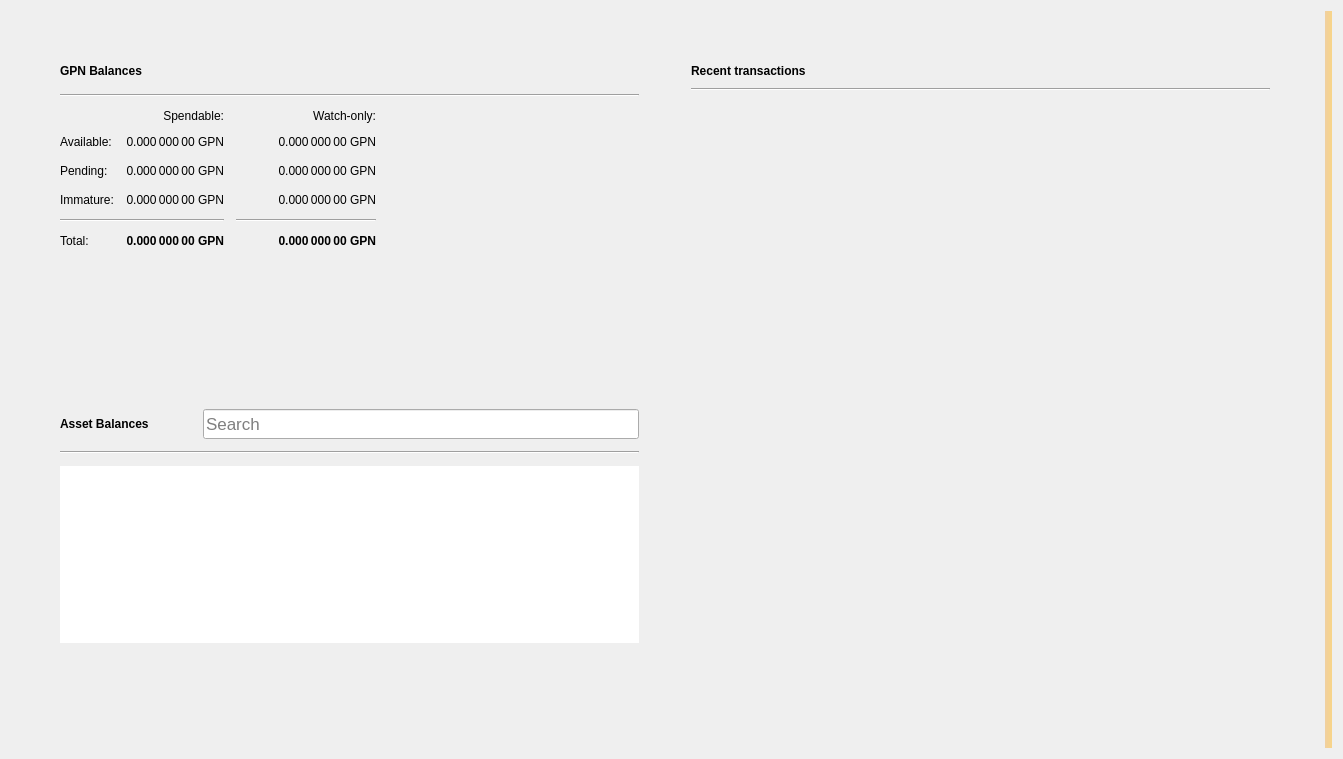
<?xml version="1.0" encoding="UTF-8"?>
<ui version="4.0">
 <class>OverviewPage</class>
 <widget class="QWidget" name="OverviewPage">
  <property name="geometry">
   <rect>
    <x>0</x>
    <y>0</y>
    <width>1343</width>
    <height>759</height>
   </rect>
  </property>
  <property name="windowTitle">
   <string>Form</string>
  </property>
  <property name="autoFillBackground">
   <bool>false</bool>
  </property>
  <layout class="QGridLayout" name="gridLayout_3">
   <item row="0" column="1">
    <layout class="QVBoxLayout" name="verticalLayout_7">
     <property name="spacing">
      <number>0</number>
     </property>
     <property name="leftMargin">
      <number>0</number>
     </property>
     <property name="topMargin">
      <number>0</number>
     </property>
     <property name="rightMargin">
      <number>0</number>
     </property>
     <property name="bottomMargin">
      <number>0</number>
     </property>
     <item>
      <layout class="QHBoxLayout" name="horizontalLayout" stretch="0,0">
       <property name="spacing">
        <number>34</number>
       </property>
       <property name="sizeConstraint">
        <enum>QLayout::SetMaximumSize</enum>
       </property>
       <property name="leftMargin">
        <number>40</number>
       </property>
       <property name="topMargin">
        <number>40</number>
       </property>
       <property name="rightMargin">
        <number>40</number>
       </property>
       <property name="bottomMargin">
        <number>40</number>
       </property>
       <item>
        <layout class="QVBoxLayout" name="verticalLayout_2">
         <property name="spacing">
          <number>34</number>
         </property>
         <property name="rightMargin">
          <number>0</number>
         </property>
         <item>
          <widget class="QFrame" name="frame">
           <property name="sizePolicy">
            <sizepolicy hsizetype="Preferred" vsizetype="Preferred">
             <horstretch>0</horstretch>
             <verstretch>0</verstretch>
            </sizepolicy>
           </property>
           <property name="frameShape">
            <enum>QFrame::NoFrame</enum>
           </property>
           <property name="frameShadow">
            <enum>QFrame::Raised</enum>
           </property>
           <property name="lineWidth">
            <number>10</number>
           </property>
           <layout class="QVBoxLayout" name="verticalLayout_4">
            <property name="spacing">
             <number>12</number>
            </property>
            <item>
             <layout class="QHBoxLayout" name="horizontalLayout_4">
              <item>
               <widget class="QLabel" name="gamepassBalancesLabel">
                <property name="font">
                 <font>
                  <weight>75</weight>
                  <bold>true</bold>
                 </font>
                </property>
                <property name="text">
                 <string>GPN Balances</string>
                </property>
               </widget>
              </item>
              <item>
               <widget class="QPushButton" name="labelWalletStatus">
                <property name="enabled">
                 <bool>true</bool>
                </property>
                <property name="maximumSize">
                 <size>
                  <width>30</width>
                  <height>16777215</height>
                 </size>
                </property>
                <property name="toolTip">
                 <string>The displayed information may be out of date. Your wallet automatically synchronizes with the gamepass network after a connection is established, but this process has not completed yet.</string>
                </property>
                <property name="text">
                 <string/>
                </property>
                <property name="icon">
                 <iconset>
                  <normaloff>:/icons/warning</normaloff>
                  <disabledoff>:/icons/warning</disabledoff>:/icons/warning</iconset>
                </property>
                <property name="iconSize">
                 <size>
                  <width>24</width>
                  <height>24</height>
                 </size>
                </property>
                <property name="flat">
                 <bool>true</bool>
                </property>
               </widget>
              </item>
              <item>
               <spacer name="horizontalSpacer_3">
                <property name="orientation">
                 <enum>Qt::Horizontal</enum>
                </property>
                <property name="sizeHint" stdset="0">
                 <size>
                  <width>40</width>
                  <height>20</height>
                 </size>
                </property>
               </spacer>
              </item>
             </layout>
            </item>
            <item>
             <widget class="Line" name="line_2">
              <property name="orientation">
               <enum>Qt::Horizontal</enum>
              </property>
             </widget>
            </item>
            <item>
             <layout class="QGridLayout" name="gridLayout">
              <property name="spacing">
               <number>12</number>
              </property>
              <item row="3" column="2">
               <widget class="QLabel" name="labelWatchImmature">
                <property name="font">
                 <font>
                  <weight>50</weight>
                  <bold>false</bold>
                 </font>
                </property>
                <property name="cursor">
                 <cursorShape>IBeamCursor</cursorShape>
                </property>
                <property name="toolTip">
                 <string>Mined balance in watch-only addresses that has not yet matured</string>
                </property>
                <property name="text">
                 <string notr="true">0.000 000 00 GPN</string>
                </property>
                <property name="alignment">
                 <set>Qt::AlignRight|Qt::AlignTrailing|Qt::AlignVCenter</set>
                </property>
                <property name="textInteractionFlags">
                 <set>Qt::LinksAccessibleByMouse|Qt::TextSelectableByKeyboard|Qt::TextSelectableByMouse</set>
                </property>
               </widget>
              </item>
              <item row="2" column="3">
               <spacer name="horizontalSpacer_2">
                <property name="orientation">
                 <enum>Qt::Horizontal</enum>
                </property>
                <property name="sizeHint" stdset="0">
                 <size>
                  <width>40</width>
                  <height>20</height>
                 </size>
                </property>
               </spacer>
              </item>
              <item row="1" column="0">
               <widget class="QLabel" name="labelBalanceText">
                <property name="text">
                 <string>Available:</string>
                </property>
               </widget>
              </item>
              <item row="1" column="2">
               <widget class="QLabel" name="labelWatchAvailable">
                <property name="font">
                 <font>
                  <weight>50</weight>
                  <bold>false</bold>
                 </font>
                </property>
                <property name="cursor">
                 <cursorShape>IBeamCursor</cursorShape>
                </property>
                <property name="toolTip">
                 <string>Your current balance in watch-only addresses</string>
                </property>
                <property name="text">
                 <string notr="true">0.000 000 00 GPN</string>
                </property>
                <property name="alignment">
                 <set>Qt::AlignRight|Qt::AlignTrailing|Qt::AlignVCenter</set>
                </property>
                <property name="textInteractionFlags">
                 <set>Qt::LinksAccessibleByMouse|Qt::TextSelectableByKeyboard|Qt::TextSelectableByMouse</set>
                </property>
               </widget>
              </item>
              <item row="2" column="1">
               <widget class="QLabel" name="labelUnconfirmed">
                <property name="font">
                 <font>
                  <weight>50</weight>
                  <bold>false</bold>
                 </font>
                </property>
                <property name="cursor">
                 <cursorShape>IBeamCursor</cursorShape>
                </property>
                <property name="toolTip">
                 <string>Total of transactions that have yet to be confirmed, and do not yet count toward the spendable balance</string>
                </property>
                <property name="text">
                 <string notr="true">0.000 000 00 GPN</string>
                </property>
                <property name="alignment">
                 <set>Qt::AlignRight|Qt::AlignTrailing|Qt::AlignVCenter</set>
                </property>
                <property name="textInteractionFlags">
                 <set>Qt::LinksAccessibleByMouse|Qt::TextSelectableByKeyboard|Qt::TextSelectableByMouse</set>
                </property>
               </widget>
              </item>
              <item row="4" column="2">
               <widget class="Line" name="lineWatchBalance">
                <property name="sizePolicy">
                 <sizepolicy hsizetype="Preferred" vsizetype="Fixed">
                  <horstretch>0</horstretch>
                  <verstretch>0</verstretch>
                 </sizepolicy>
                </property>
                <property name="minimumSize">
                 <size>
                  <width>140</width>
                  <height>0</height>
                 </size>
                </property>
                <property name="orientation">
                 <enum>Qt::Horizontal</enum>
                </property>
               </widget>
              </item>
              <item row="0" column="1">
               <widget class="QLabel" name="labelSpendable">
                <property name="text">
                 <string>Spendable:</string>
                </property>
                <property name="alignment">
                 <set>Qt::AlignRight|Qt::AlignTrailing|Qt::AlignVCenter</set>
                </property>
               </widget>
              </item>
              <item row="3" column="0">
               <widget class="QLabel" name="labelImmatureText">
                <property name="text">
                 <string>Immature:</string>
                </property>
               </widget>
              </item>
              <item row="5" column="2">
               <widget class="QLabel" name="labelWatchTotal">
                <property name="font">
                 <font>
                  <weight>75</weight>
                  <bold>true</bold>
                 </font>
                </property>
                <property name="cursor">
                 <cursorShape>IBeamCursor</cursorShape>
                </property>
                <property name="toolTip">
                 <string>Current total balance in watch-only addresses</string>
                </property>
                <property name="text">
                 <string notr="true">0.000 000 00 GPN</string>
                </property>
                <property name="alignment">
                 <set>Qt::AlignRight|Qt::AlignTrailing|Qt::AlignVCenter</set>
                </property>
                <property name="textInteractionFlags">
                 <set>Qt::LinksAccessibleByMouse|Qt::TextSelectableByKeyboard|Qt::TextSelectableByMouse</set>
                </property>
               </widget>
              </item>
              <item row="4" column="0" colspan="2">
               <widget class="Line" name="line">
                <property name="orientation">
                 <enum>Qt::Horizontal</enum>
                </property>
               </widget>
              </item>
              <item row="0" column="2">
               <widget class="QLabel" name="labelWatchonly">
                <property name="text">
                 <string>Watch-only:</string>
                </property>
                <property name="alignment">
                 <set>Qt::AlignRight|Qt::AlignTrailing|Qt::AlignVCenter</set>
                </property>
               </widget>
              </item>
              <item row="5" column="1">
               <widget class="QLabel" name="labelTotal">
                <property name="font">
                 <font>
                  <weight>75</weight>
                  <bold>true</bold>
                 </font>
                </property>
                <property name="cursor">
                 <cursorShape>IBeamCursor</cursorShape>
                </property>
                <property name="toolTip">
                 <string>Your current total balance</string>
                </property>
                <property name="text">
                 <string notr="true">0.000 000 00 GPN</string>
                </property>
                <property name="alignment">
                 <set>Qt::AlignRight|Qt::AlignTrailing|Qt::AlignVCenter</set>
                </property>
                <property name="textInteractionFlags">
                 <set>Qt::LinksAccessibleByMouse|Qt::TextSelectableByKeyboard|Qt::TextSelectableByMouse</set>
                </property>
               </widget>
              </item>
              <item row="1" column="1">
               <widget class="QLabel" name="labelBalance">
                <property name="font">
                 <font>
                  <weight>50</weight>
                  <bold>false</bold>
                 </font>
                </property>
                <property name="cursor">
                 <cursorShape>IBeamCursor</cursorShape>
                </property>
                <property name="toolTip">
                 <string>Your current spendable balance</string>
                </property>
                <property name="text">
                 <string notr="true">0.000 000 00 GPN</string>
                </property>
                <property name="alignment">
                 <set>Qt::AlignRight|Qt::AlignTrailing|Qt::AlignVCenter</set>
                </property>
                <property name="textInteractionFlags">
                 <set>Qt::LinksAccessibleByMouse|Qt::TextSelectableByKeyboard|Qt::TextSelectableByMouse</set>
                </property>
               </widget>
              </item>
              <item row="2" column="0">
               <widget class="QLabel" name="labelPendingText">
                <property name="text">
                 <string>Pending:</string>
                </property>
               </widget>
              </item>
              <item row="5" column="0">
               <widget class="QLabel" name="labelTotalText">
                <property name="text">
                 <string>Total:</string>
                </property>
               </widget>
              </item>
              <item row="3" column="1">
               <widget class="QLabel" name="labelImmature">
                <property name="font">
                 <font>
                  <weight>50</weight>
                  <bold>false</bold>
                 </font>
                </property>
                <property name="cursor">
                 <cursorShape>IBeamCursor</cursorShape>
                </property>
                <property name="toolTip">
                 <string>Mined balance that has not yet matured</string>
                </property>
                <property name="text">
                 <string notr="true">0.000 000 00 GPN</string>
                </property>
                <property name="alignment">
                 <set>Qt::AlignRight|Qt::AlignTrailing|Qt::AlignVCenter</set>
                </property>
                <property name="textInteractionFlags">
                 <set>Qt::LinksAccessibleByMouse|Qt::TextSelectableByKeyboard|Qt::TextSelectableByMouse</set>
                </property>
               </widget>
              </item>
              <item row="2" column="2">
               <widget class="QLabel" name="labelWatchPending">
                <property name="font">
                 <font>
                  <weight>50</weight>
                  <bold>false</bold>
                 </font>
                </property>
                <property name="cursor">
                 <cursorShape>IBeamCursor</cursorShape>
                </property>
                <property name="toolTip">
                 <string>Unconfirmed transactions to watch-only addresses</string>
                </property>
                <property name="text">
                 <string notr="true">0.000 000 00 GPN</string>
                </property>
                <property name="alignment">
                 <set>Qt::AlignRight|Qt::AlignTrailing|Qt::AlignVCenter</set>
                </property>
                <property name="textInteractionFlags">
                 <set>Qt::LinksAccessibleByMouse|Qt::TextSelectableByKeyboard|Qt::TextSelectableByMouse</set>
                </property>
               </widget>
              </item>
             </layout>
            </item>
           </layout>
          </widget>
         </item>
         <item>
          <widget class="QWidget" name="assetVerticalSpaceWidget2" native="true">
           <property name="autoFillBackground">
            <bool>false</bool>
           </property>
           <layout class="QVBoxLayout" name="verticalLayout_6">
            <item>
             <spacer name="verticalSpacer_4">
              <property name="orientation">
               <enum>Qt::Vertical</enum>
              </property>
              <property name="sizeHint" stdset="0">
               <size>
                <width>20</width>
                <height>87</height>
               </size>
              </property>
             </spacer>
            </item>
           </layout>
          </widget>
         </item>
         <item>
          <widget class="QFrame" name="assetFrame">
           <property name="autoFillBackground">
            <bool>true</bool>
           </property>
           <property name="frameShape">
            <enum>QFrame::NoFrame</enum>
           </property>
           <property name="frameShadow">
            <enum>QFrame::Plain</enum>
           </property>
           <property name="lineWidth">
            <number>0</number>
           </property>
           <layout class="QVBoxLayout" name="verticalLayout_5">
            <property name="spacing">
             <number>12</number>
            </property>
            <item>
             <layout class="QHBoxLayout" name="assetBalanceHorizontalLayout">
              <item alignment="Qt::AlignVCenter">
               <widget class="QLabel" name="assetBalanceLabel">
                <property name="font">
                 <font>
                  <weight>75</weight>
                  <bold>true</bold>
                 </font>
                </property>
                <property name="text">
                 <string>Asset Balances</string>
                </property>
               </widget>
              </item>
              <item>
               <widget class="QPushButton" name="labelAssetStatus">
                <property name="enabled">
                 <bool>true</bool>
                </property>
                <property name="maximumSize">
                 <size>
                  <width>30</width>
                  <height>16777215</height>
                 </size>
                </property>
                <property name="toolTip">
                 <string>The displayed information may be out of date. Your wallet automatically synchronizes with the gamepass network after a connection is established, but this process has not completed yet.</string>
                </property>
                <property name="text">
                 <string/>
                </property>
                <property name="icon">
                 <iconset>
                  <normaloff>:/icons/warning</normaloff>
                  <disabledoff>:/icons/warning</disabledoff>:/icons/warning</iconset>
                </property>
                <property name="iconSize">
                 <size>
                  <width>24</width>
                  <height>24</height>
                 </size>
                </property>
                <property name="flat">
                 <bool>true</bool>
                </property>
               </widget>
              </item>
              <item alignment="Qt::AlignBottom">
               <widget class="QLineEdit" name="assetSearch">
                <property name="sizePolicy">
                 <sizepolicy hsizetype="Expanding" vsizetype="Preferred">
                  <horstretch>0</horstretch>
                  <verstretch>0</verstretch>
                 </sizepolicy>
                </property>
                <property name="minimumSize">
                 <size>
                  <width>0</width>
                  <height>30</height>
                 </size>
                </property>
                <property name="maximumSize">
                 <size>
                  <width>16777215</width>
                  <height>30</height>
                 </size>
                </property>
                <property name="sizeIncrement">
                 <size>
                  <width>0</width>
                  <height>0</height>
                 </size>
                </property>
                <property name="baseSize">
                 <size>
                  <width>0</width>
                  <height>0</height>
                 </size>
                </property>
                <property name="font">
                 <font>
                  <pointsize>13</pointsize>
                 </font>
                </property>
                <property name="maxLength">
                 <number>32</number>
                </property>
                <property name="frame">
                 <bool>true</bool>
                </property>
                <property name="alignment">
                 <set>Qt::AlignLeading|Qt::AlignLeft|Qt::AlignVCenter</set>
                </property>
                <property name="placeholderText">
                 <string>Search</string>
                </property>
                <property name="clearButtonEnabled">
                 <bool>true</bool>
                </property>
               </widget>
              </item>
             </layout>
            </item>
            <item>
             <widget class="Line" name="assetBalanceLine">
              <property name="orientation">
               <enum>Qt::Horizontal</enum>
              </property>
             </widget>
            </item>
            <item>
             <widget class="QListView" name="listAssets">
              <property name="frameShape">
               <enum>QFrame::NoFrame</enum>
              </property>
              <property name="lineWidth">
               <number>0</number>
              </property>
              <property name="verticalScrollMode">
               <enum>QAbstractItemView::ScrollPerItem</enum>
              </property>
             </widget>
            </item>
            <item>
             <widget class="QWidget" name="assetVerticalSpaceWidget" native="true">
              <property name="autoFillBackground">
               <bool>false</bool>
              </property>
              <layout class="QVBoxLayout" name="verticalLayout">
               <item>
                <spacer name="verticalSpacer_3">
                 <property name="orientation">
                  <enum>Qt::Vertical</enum>
                 </property>
                 <property name="sizeHint" stdset="0">
                  <size>
                   <width>20</width>
                   <height>40</height>
                  </size>
                 </property>
                </spacer>
               </item>
              </layout>
             </widget>
            </item>
           </layout>
          </widget>
         </item>
        </layout>
       </item>
       <item>
        <layout class="QVBoxLayout" name="verticalLayout_3">
         <property name="spacing">
          <number>34</number>
         </property>
         <property name="leftMargin">
          <number>0</number>
         </property>
         <item>
          <widget class="QFrame" name="frame_2">
           <property name="sizePolicy">
            <sizepolicy hsizetype="Preferred" vsizetype="Fixed">
             <horstretch>0</horstretch>
             <verstretch>0</verstretch>
            </sizepolicy>
           </property>
           <property name="frameShape">
            <enum>QFrame::NoFrame</enum>
           </property>
           <property name="frameShadow">
            <enum>QFrame::Plain</enum>
           </property>
           <property name="lineWidth">
            <number>0</number>
           </property>
           <layout class="QGridLayout" name="gridLayout_2">
            <property name="horizontalSpacing">
             <number>12</number>
            </property>
            <item row="0" column="0">
             <layout class="QHBoxLayout" name="horizontalLayout_2">
              <item>
               <widget class="QLabel" name="recentTransactionsLabel">
                <property name="font">
                 <font>
                  <weight>75</weight>
                  <bold>true</bold>
                 </font>
                </property>
                <property name="text">
                 <string>Recent transactions</string>
                </property>
               </widget>
              </item>
              <item>
               <widget class="QPushButton" name="labelTransactionsStatus">
                <property name="enabled">
                 <bool>true</bool>
                </property>
                <property name="maximumSize">
                 <size>
                  <width>30</width>
                  <height>16777215</height>
                 </size>
                </property>
                <property name="toolTip">
                 <string>The displayed information may be out of date. Your wallet automatically synchronizes with the gamepass network after a connection is established, but this process has not completed yet.</string>
                </property>
                <property name="text">
                 <string/>
                </property>
                <property name="icon">
                 <iconset>
                  <normaloff>:/icons/warning</normaloff>
                  <disabledoff>:/icons/warning</disabledoff>:/icons/warning</iconset>
                </property>
                <property name="iconSize">
                 <size>
                  <width>24</width>
                  <height>24</height>
                 </size>
                </property>
                <property name="flat">
                 <bool>true</bool>
                </property>
               </widget>
              </item>
              <item>
               <spacer name="horizontalSpacer">
                <property name="orientation">
                 <enum>Qt::Horizontal</enum>
                </property>
                <property name="sizeHint" stdset="0">
                 <size>
                  <width>40</width>
                  <height>20</height>
                 </size>
                </property>
               </spacer>
              </item>
             </layout>
            </item>
            <item row="2" column="0">
             <widget class="QListView" name="listTransactions">
              <property name="styleSheet">
               <string notr="true">QListView { background: transparent; }</string>
              </property>
              <property name="frameShape">
               <enum>QFrame::NoFrame</enum>
              </property>
              <property name="verticalScrollBarPolicy">
               <enum>Qt::ScrollBarAlwaysOff</enum>
              </property>
              <property name="horizontalScrollBarPolicy">
               <enum>Qt::ScrollBarAlwaysOff</enum>
              </property>
              <property name="selectionMode">
               <enum>QAbstractItemView::NoSelection</enum>
              </property>
             </widget>
            </item>
            <item row="1" column="0">
             <widget class="Line" name="line_3">
              <property name="orientation">
               <enum>Qt::Horizontal</enum>
              </property>
             </widget>
            </item>
           </layout>
          </widget>
         </item>
         <item>
          <spacer name="verticalSpacer_2">
           <property name="orientation">
            <enum>Qt::Vertical</enum>
           </property>
           <property name="sizeHint" stdset="0">
            <size>
             <width>20</width>
             <height>40</height>
            </size>
           </property>
          </spacer>
         </item>
        </layout>
       </item>
      </layout>
     </item>
    </layout>
   </item>
   <item row="0" column="3">
    <widget class="QLabel" name="labelAlerts">
     <property name="visible">
      <bool>true</bool>
     </property>
     <property name="styleSheet">
      <string notr="true">QLabel { background-color: qlineargradient(x1: 0, y1: 0, x2: 1, y2: 0, stop:0 #F0D0A0, stop:1 #F8D488); color:#000000; }</string>
     </property>
     <property name="wordWrap">
      <bool>true</bool>
     </property>
     <property name="margin">
      <number>3</number>
     </property>
     <property name="textInteractionFlags">
      <set>Qt::TextSelectableByMouse</set>
     </property>
    </widget>
   </item>
  </layout>
 </widget>
 <resources/>
 <connections/>
</ui>
